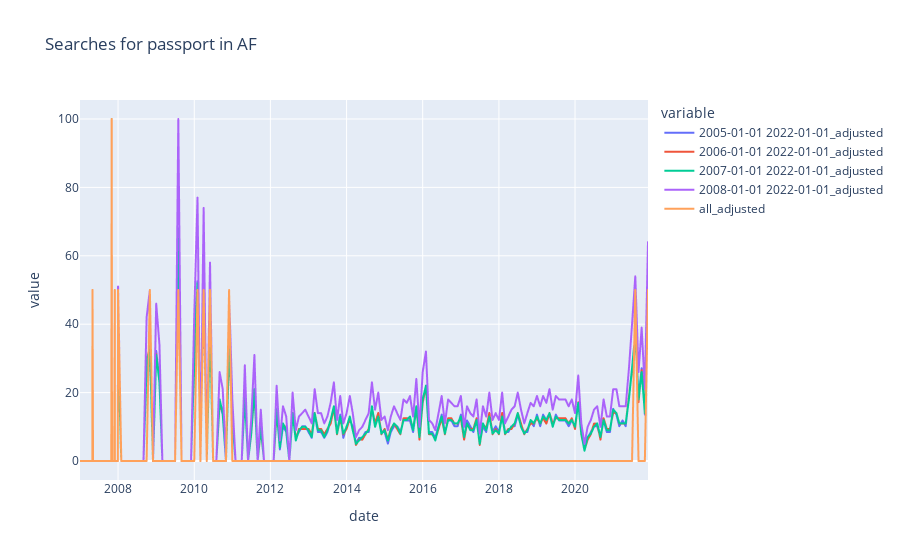

Here is the notebook cell this chart was saved with:
### Code cell
import plotly.express as px
import ipywidgets as widgets
from IPython.display import display, clear_output
from ipywidgets.embed import embed_minimal_html
# Create dropdown widgets for selecting the country and keyword
country_dropdown = widgets.Dropdown(options=countries, description='Country:')
keyword_dropdown = widgets.Dropdown(options=keywords_list, description='Keyword:')

def update_plots(country, keyword):
    # Clear the output area
    clear_output(wait=True)
    
    country_data = adjusted_2[(adjusted_2["country"] == country) & (adjusted_2["keyword"] == keyword)]
    
    fig = px.line(country_data, x="date", y=list_adjusted_cols, title=f"Searches for {keyword} in {country}")
    fig.show()
# Register the update_plots function as the callback for the dropdown widgets
widgets.interact(update_plots, country=country_dropdown, keyword=keyword_dropdown)

### Figure 1 — Plotly figure (JSON) as saved in the notebook; plotly's stock layout.template omitted (floating-point values rounded to 4 significant figures; data arrays with more than 128 entries replaced by an {"elided": "..."} marker saying what was removed)
{"data": [{"hovertemplate": "variable=2005-01-01 2022-01-01_adjusted<br>date=%{x}<br>value=%{y}<extra></extra>", "legendgroup": "2005-01-01 2022-01-01_adjusted", "line": {"color": "#636efa", "dash": "solid"}, "marker": {"symbol": "circle"}, "mode": "lines", "name": "2005-01-01 2022-01-01_adjusted", "showlegend": true, "type": "scattergl", "x": {"elided": "230 str values"}, "xaxis": "x", "y": {"elided": "230 float values"}, "yaxis": "y"}, {"hovertemplate": "variable=2006-01-01 2022-01-01_adjusted<br>date=%{x}<br>value=%{y}<extra></extra>", "legendgroup": "2006-01-01 2022-01-01_adjusted", "line": {"color": "#EF553B", "dash": "solid"}, "marker": {"symbol": "circle"}, "mode": "lines", "name": "2006-01-01 2022-01-01_adjusted", "showlegend": true, "type": "scattergl", "x": {"elided": "230 str values"}, "xaxis": "x", "y": {"elided": "230 float values"}, "yaxis": "y"}, {"hovertemplate": "variable=2007-01-01 2022-01-01_adjusted<br>date=%{x}<br>value=%{y}<extra></extra>", "legendgroup": "2007-01-01 2022-01-01_adjusted", "line": {"color": "#00cc96", "dash": "solid"}, "marker": {"symbol": "circle"}, "mode": "lines", "name": "2007-01-01 2022-01-01_adjusted", "showlegend": true, "type": "scattergl", "x": {"elided": "230 str values"}, "xaxis": "x", "y": {"elided": "230 int values"}, "yaxis": "y"}, {"hovertemplate": "variable=2008-01-01 2022-01-01_adjusted<br>date=%{x}<br>value=%{y}<extra></extra>", "legendgroup": "2008-01-01 2022-01-01_adjusted", "line": {"color": "#ab63fa", "dash": "solid"}, "marker": {"symbol": "circle"}, "mode": "lines", "name": "2008-01-01 2022-01-01_adjusted", "showlegend": true, "type": "scattergl", "x": {"elided": "230 str values"}, "xaxis": "x", "y": {"elided": "230 int values"}, "yaxis": "y"}, {"hovertemplate": "variable=all_adjusted<br>date=%{x}<br>value=%{y}<extra></extra>", "legendgroup": "all_adjusted", "line": {"color": "#FFA15A", "dash": "solid"}, "marker": {"symbol": "circle"}, "mode": "lines", "name": "all_adjusted", "showlegend": true, "type": "scattergl", "x": {"elided": "230 str values"}, "xaxis": "x", "y": {"elided": "230 int values"}, "yaxis": "y"}], "layout": {"legend": {"title": {"text": "variable"}, "tracegroupgap": 0}, "title": {"text": "Searches for passport in AF"}, "xaxis": {"anchor": "y", "domain": [0, 1], "title": {"text": "date"}}, "yaxis": {"anchor": "x", "domain": [0, 1], "title": {"text": "value"}}}}
